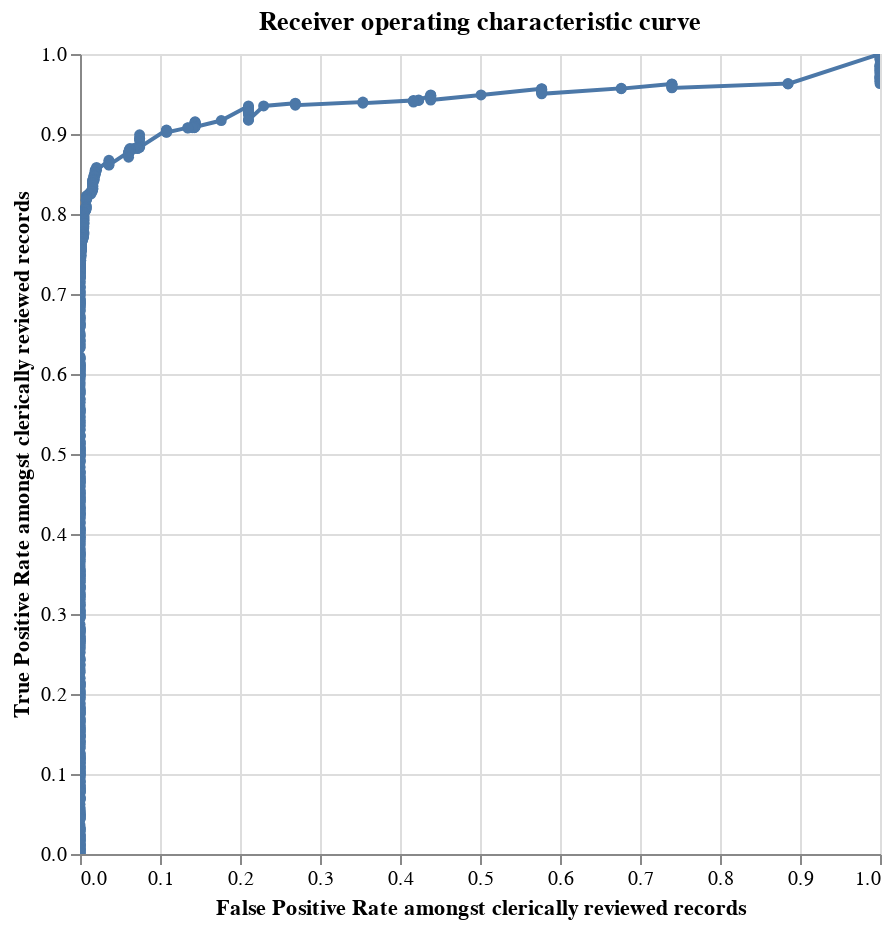

Source (notebook cell):
### Code cell
linker.roc_chart_from_labels_column("cluster")

### Figure 1 — Vega-Lite specification as saved in the notebook (floating-point values rounded to 4 significant figures; data arrays with more than 128 entries replaced by an {"elided": "..."} marker saying what was removed)
{"$schema": "https://vega.github.io/schema/vega-lite/v4.8.1.json", "data": {"values": {"elided": "926 records"}}, "encoding": {"tooltip": [{"field": "truth_threshold", "format": ".4f", "type": "quantitative"}, {"field": "FP_rate", "format": ".4f", "type": "quantitative"}, {"field": "TP_rate", "format": ".4f", "type": "quantitative"}, {"field": "TP", "format": ",.0f", "type": "quantitative"}, {"field": "TN", "format": ",.0f", "type": "quantitative"}, {"field": "FP", "format": ",.0f", "type": "quantitative"}, {"field": "FN", "format": ",.0f", "type": "quantitative"}, {"field": "precision", "format": ".4f", "type": "quantitative"}, {"field": "recall", "format": ".4f", "type": "quantitative"}], "x": {"field": "FP_rate", "sort": ["truth_threshold"], "title": "False Positive Rate amongst clerically reviewed records", "type": "quantitative"}, "y": {"field": "TP_rate", "sort": ["truth_threshold"], "title": "True Positive Rate amongst clerically reviewed records", "type": "quantitative"}}, "height": 400, "mark": {"clip": true, "point": true, "type": "line"}, "selection": {"selector076": {"bind": "scales", "encodings": ["x"], "type": "interval"}}, "title": "Receiver operating characteristic curve", "width": 400}
